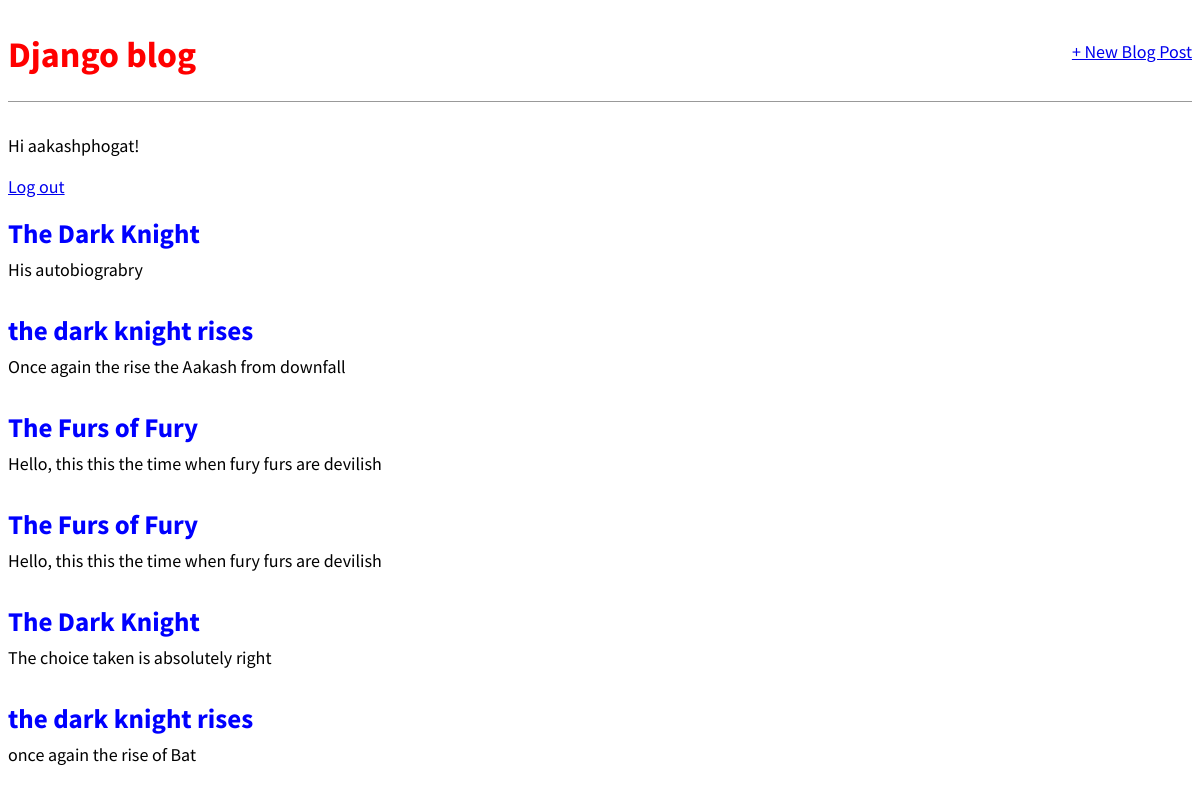
The app's page / (signed in) with its own data.
### blog/models.py (models this page shows, shortened)
class Post(models.Model):#import class models then creating subclas models.Model as Post
    title = models.CharField(max_length=200)
    author = models.ForeignKey(
        'auth.User',
        on_delete=models.CASCADE,
        )
    body = models.TextField()

### blog/views.py (the view)
# urls.py: path('', BlogListView.as_view(), name='home'),
class BlogListView(ListView):
    model = Post
    template_name = 'home.html'

### templates/home.html (shortened to what this page needs)
{% extends 'base.html' %}
{% block content %}
{% for post in object_list %}
<div class="post-entry">
    <h2><a href="{% url 'post_detail' post.pk %}">{{ post.title }}</a></h2>
    <p>{{ post.body }}</p>
</div>
{% endfor %}
{% endblock content %}

### templates/base.html (shortened to what this page needs)
{% load static %}
<html>
    <head>
        <link href="{% static 'css/base.css' %}" rel="stylesheet">
    </head>
    <body>
        <div>
            <header>
                <div class="nav-left">
                    <h1><a href="{% url 'home' %}">Django blog</a></h1>
                </div>
                <div class="nav-right">
                    <a href="{% url 'post_new' %}">+ New Blog Post</a>
                </div>
            </header>
            {% if user.is_authenticated %}
                <p>Hi {{ user.username }}!</p>
                <p><a href="{% url 'logout' %}">Log out</a></p>
            {% else %}
                <p>You are not logged in.</p>
                <a href="{% url 'login' %}">Log In</a>
            {% endif %}
            {% block content %}
            {% endblock content %}
        </div>
    </body>
</html>

### static/css/base.css (style rules this page uses)
body { font-family: 'Source Sans Pro', sans-serif; font-size: 18px; }
header { border-bottom: 1px solid #999; margin-bottom: 2rem; display: flex; }
header h1 a { color: red; text-decoration: none; }
.nav-left { margin-right: auto; }
.nav-right { display: flex; padding-top: 2rem; }
.post-entry { margin-bottom: 2rem; }
.post-entry h2 { margin: 0.5rem 0; }
.post-entry h2 a, .post-entry h2 a:visited { color: blue; text-decoration: none; }
.post-entry p { margin: 0; font-weight: 400; }

### records on screen
Post: title "The Dark Knight", body "His autobiograbry"
Post: title "the dark knight rises", body "Once again the rise the Aakash from downfall"
Post: title "The Furs of Fury", body "Hello, this this the time when fury furs are devilish"
Post: title "The Furs of Fury", body "Hello, this this the time when fury furs are devilish"
Post: title "The Dark Knight", body "The choice taken is absolutely right"
Post: title "the dark knight rises", body "once again the rise of Bat"

### other values on screen
{{ user.username }} "aakashphogat"
